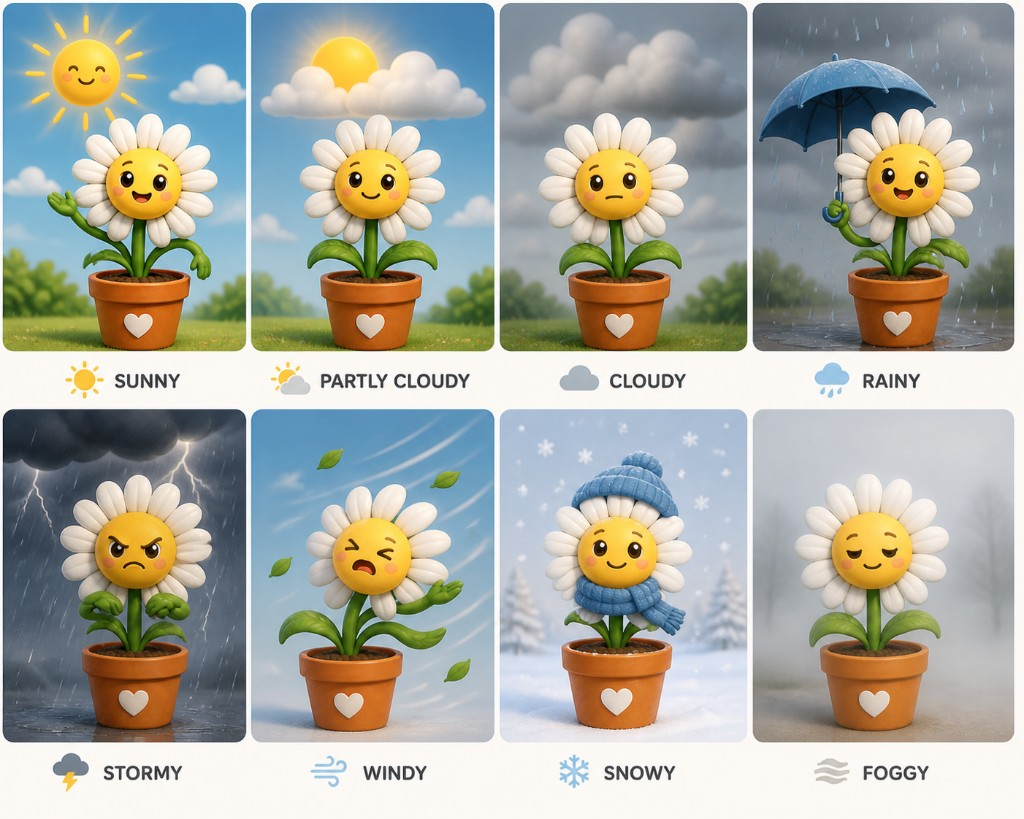
#> input picture assets/kvetinka_moods.png, 1024 x 819 px
$ python slice_kvetinky.py
#> lines starting #> are read from the running program, lines starting #| are printed output that depends on the picture
from __future__ import annotations

from pathlib import Path
from PIL import Image


ROOT = Path(__file__).resolve().parents[1]
ASSETS = ROOT / "assets"
SPRITE = ASSETS / "kvetinka_moods.png"
ANGRY = ASSETS / "kvetinka_angry.png"
OUT_DIR = ASSETS / "kvetinky"


KEYS = [
    "sunny",
    "partly",
    "cloudy",
    "rainy",
    "stormy",
    "windy",
    "snowy",
    "foggy",
]


def bg_from_corners(im: Image.Image) -> tuple[int, int, int]:
    w, h = im.size
    pts = [(2, 2), (w - 3, 2), (2, h - 3), (w - 3, h - 3)]
    acc = [0, 0, 0]
    for x, y in pts:
        r, g, b, _a = im.getpixel((x, y))
        acc[0] += int(r)
        acc[1] += int(g)
        acc[2] += int(b)
    return (acc[0] // len(pts), acc[1] // len(pts), acc[2] // len(pts))


def chroma_key(im: Image.Image, *, fuzz: float = 26.0, feather: float = 12.0) -> Image.Image:
    im = im.copy().convert("RGBA")
    w, h = im.size
    bg = bg_from_corners(im)
    pix = im.load()
    for y in range(h):
        for x in range(w):
            r, g, b, a = pix[x, y]
            dr = float(r) - bg[0]
            dg = float(g) - bg[1]
            db = float(b) - bg[2]
            dist = (dr * dr + dg * dg + db * db) ** 0.5
            if dist <= fuzz:
                pix[x, y] = (r, g, b, 0)
            elif dist <= fuzz + feather:
                t = (dist - fuzz) / feather
                pix[x, y] = (r, g, b, max(0, min(255, int(255 * t))))
            else:
                pix[x, y] = (r, g, b, a)
    return im


def main() -> None:
    if not SPRITE.exists():
        raise SystemExit(f"Missing sprite: {SPRITE}")
    if not ANGRY.exists():
        raise SystemExit(f"Missing angry: {ANGRY}")

    OUT_DIR.mkdir(parents=True, exist_ok=True)

    sprite = Image.open(SPRITE).convert("RGBA")
    W, H = sprite.size
#> W = 1024; H = 819
    cols, rows = 4, 2
    tw, th = W // cols, H // rows
#> tw = 256; th = 409

    for i, key in enumerate(KEYS):
        col = i % cols
        row = i // cols
        sx, sy = col * tw, row * th
        cut_top = int(th * 0.02)
        cut_bottom = int(th * 0.18)
        tile = sprite.crop((sx, sy + cut_top, sx + tw, sy + th - cut_bottom))
        tile = chroma_key(tile)
        tile.save(OUT_DIR / f"{key}.png")
#> this loop made 8 passes
#> bg in chroma_key on passes 1 to 8: (167, 188, 164), (108, 132, 112), (101, 112, 104), (172, 172, 173), (203, 217, 227), (185, 203, 217), (204, 207, 213), (227, 224, 222)
#> pass 1, in main, `tile = sprite.crop((sx, sy + cut_top, sx + tw, sy + th - cut_bottom))`:
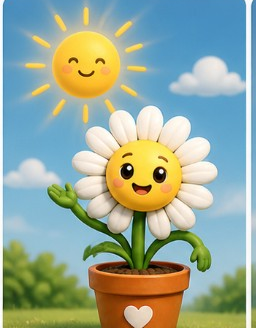
#> tile: PIL image 256x328 RGBA; mean R, G, B, A 152.2, 170, 152.5, 255
#> pass 1, in main, `tile = chroma_key(tile)`:
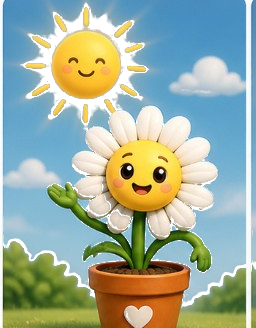
#> tile: PIL image 256x328 RGBA; mean R, G, B, A 152.2, 170, 152.5, 239.7; transparent parts drawn white
#> pass 2, in main, `tile = sprite.crop((sx, sy + cut_top, sx + tw, sy + th - cut_bottom))`:
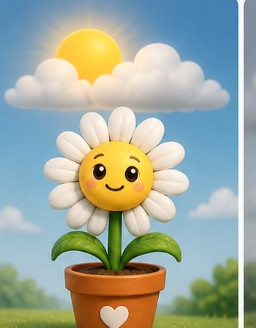
#> tile: PIL image 256x328 RGBA; mean R, G, B, A 160.1, 170.3, 157, 255
#> after the loop:
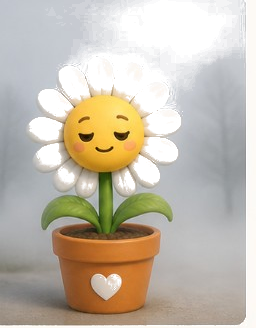
#> tile: PIL image 256x328 RGBA; mean R, G, B, A 189, 179.6, 164.6, 205.9; transparent parts drawn white

    angry = chroma_key(Image.open(ANGRY).convert("RGBA"))
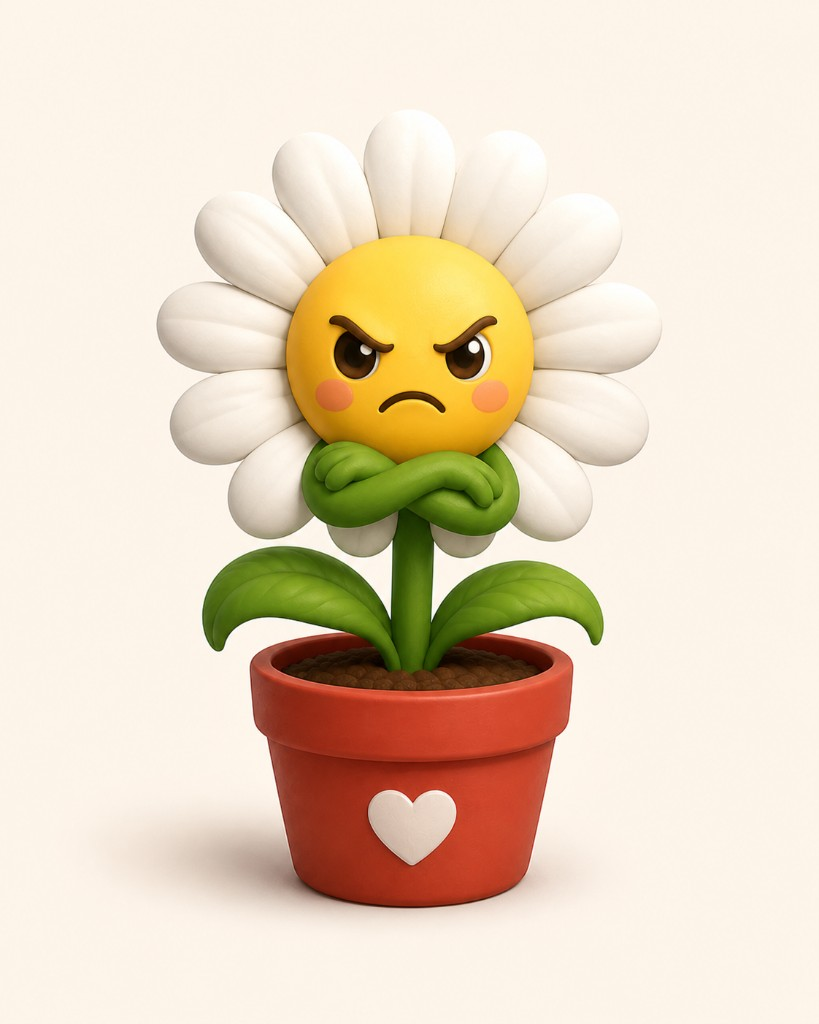
#> input picture assets/kvetinka_angry.png, 819 x 1024 px
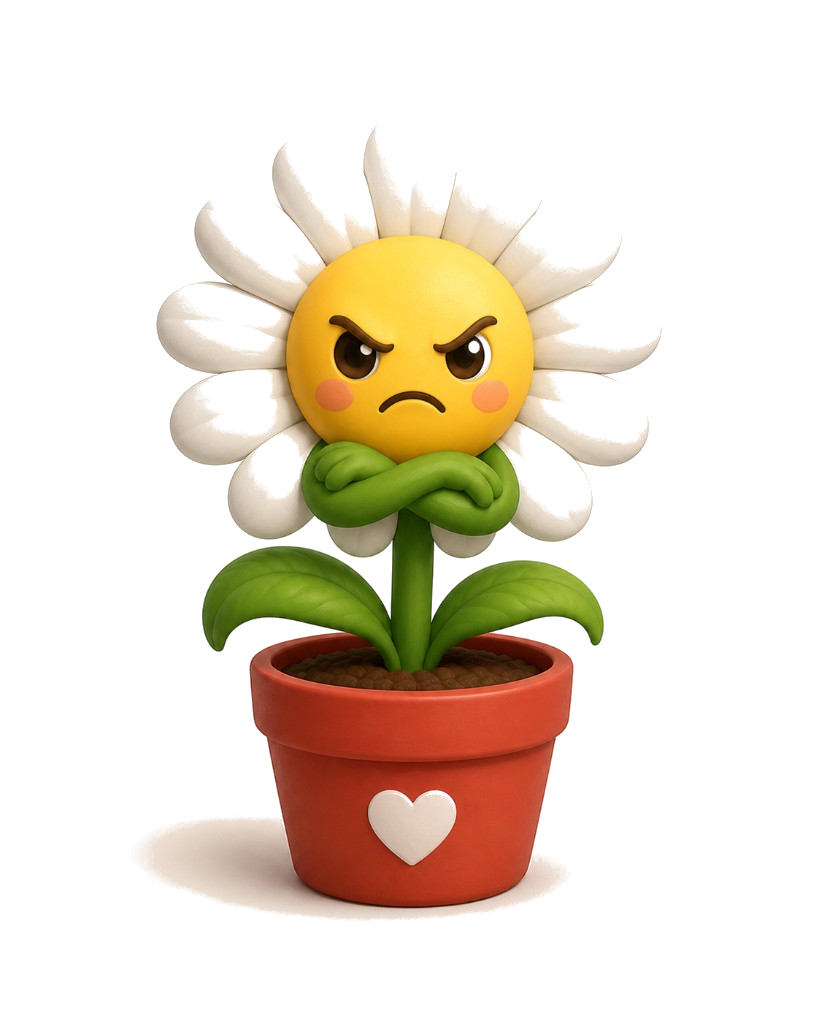
#> angry: PIL image 819x1024 RGBA; mean R, G, B, A 231.6, 215, 192.2, 68.1; transparent parts drawn white
    angry.save(OUT_DIR / "angry.png")

    print(f"Wrote {len(KEYS) + 1} files to {OUT_DIR}")


if __name__ == "__main__":
    main()
